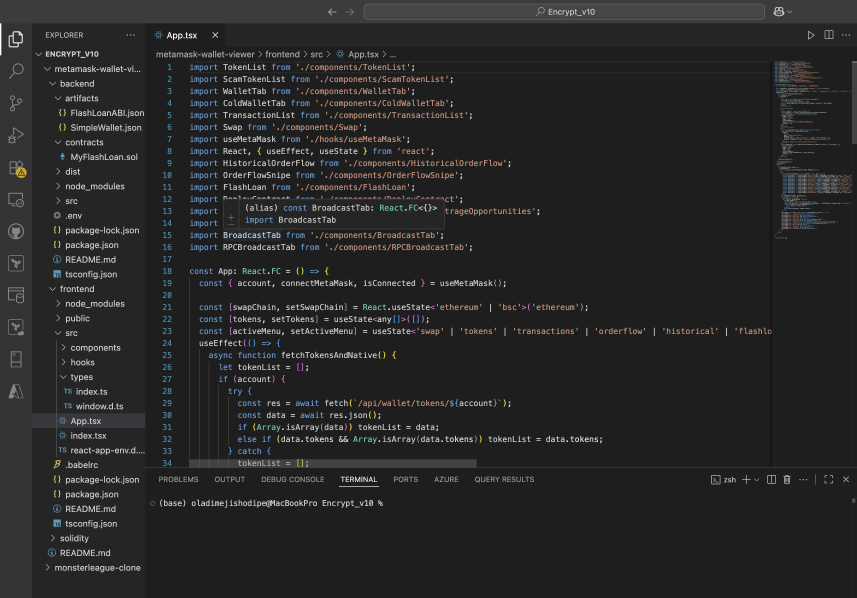
#> input picture Screenshot 2025-09-14 at 12.32.22 AM.png, 2570 x 1794 px (shown at 1/3 size); its folder holds 3 pictures in this run
$ python join_images_simple.py
#> lines starting #> are read from the running program, lines starting #| are printed output that depends on the picture
#!/usr/bin/env python3
"""
Simple script to join images horizontally
"""

from PIL import Image
import glob
import os

def join_images_horizontally():
    """Join multiple images horizontally"""

    # Find all the specific image files
    screenshot_files = sorted(glob.glob("Screenshot*.png"))
    oig_files = sorted(glob.glob("OIG*.jpeg"))

    all_files = screenshot_files + oig_files

    print(f"Found {len(all_files)} files:")
    for f in all_files:
        print(f"  - {f}")

    if not all_files:
        print("No image files found!")
        return False

    try:
        # Open all images
        images = []
        for path in all_files:
            img = Image.open(path)
#> img is the input picture: PIL image 2570x1794 RGBA; mean R, G, B, A 39.6, 39.6, 39.9, 255
            images.append(img)
            print(f"Loaded: {path} - Size: {img.size}")
#| Loaded: Screenshot 2025-09-14 at 12.32.22 AM.png - Size: (2570, 1794)

        # Get the height of the tallest image
        max_height = max(img.height for img in images)
#> max_height = 2074
        print(f"Max height: {max_height}")
#| Max height: 2074

        # Resize all images to have the same height while maintaining aspect ratio
        resized_images = []
        total_width = 0

        for img in images:
            # Calculate new width to maintain aspect ratio
            aspect_ratio = img.width / img.height
            new_width = int(max_height * aspect_ratio)

            # Resize image
            resized_img = img.resize((new_width, max_height), Image.Resampling.LANCZOS)
            resized_images.append(resized_img)
            total_width += new_width
            print(f"Resized to: {new_width}x{max_height}")
#> this loop made 3 passes
#> (aspect_ratio, new_width, total_width) on passes 1 to 3: (1.43, 2971, 2971), (1.49, 3092, 6063), (1.34, 2781, 8844)
#| Resized to: 2971x2074
#| Resized to: 3092x2074
#| Resized to: 2781x2074
#> pass 3, in join_images_horizontally, `resized_img = img.resize((new_width, max_height), Image.Resampling.LAN..`:
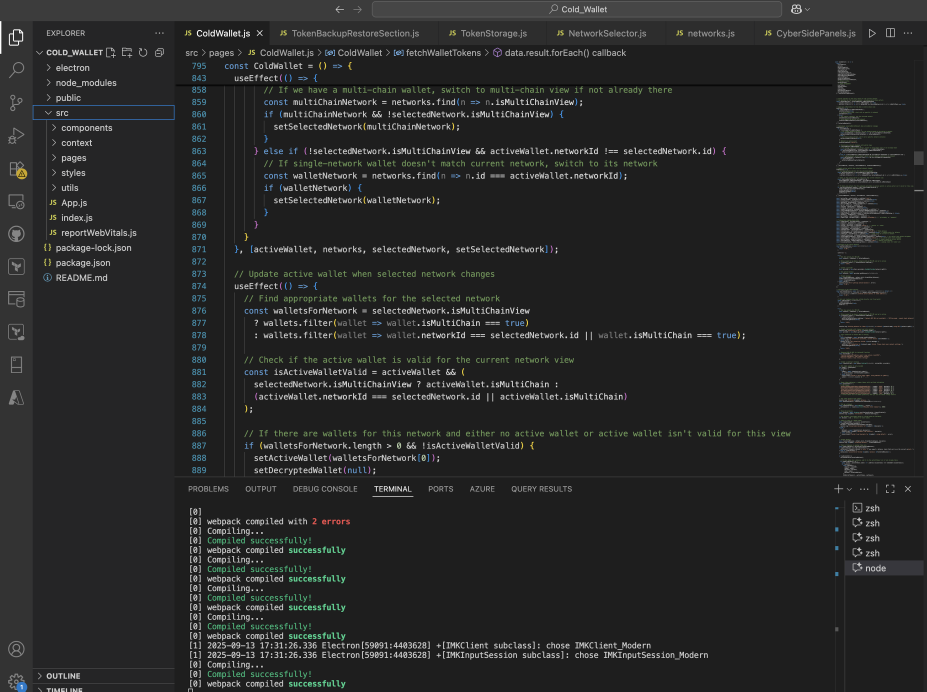
#> resized_img: PIL image 2781x2074 RGBA (shown at 1/3 size); mean R, G, B, A 39.5, 40.2, 39.9, 255
#> after the loop, resized_images = 3 items; total_width = 8844

        # Create new image with combined width
        print(f"Creating combined image: {total_width}x{max_height}")
#| Creating combined image: 8844x2074
        combined_image = Image.new('RGB', (total_width, max_height), 'white')
#> combined_image: PIL image 8844x2074 RGB; every value is 255

        # Paste images side by side
        x_offset = 0
        for img in resized_images:
            combined_image.paste(img, (x_offset, 0))
            x_offset += img.width
#> this loop made 3 passes
#> x_offset on passes 1 to 3: 2971, 6063, 8844
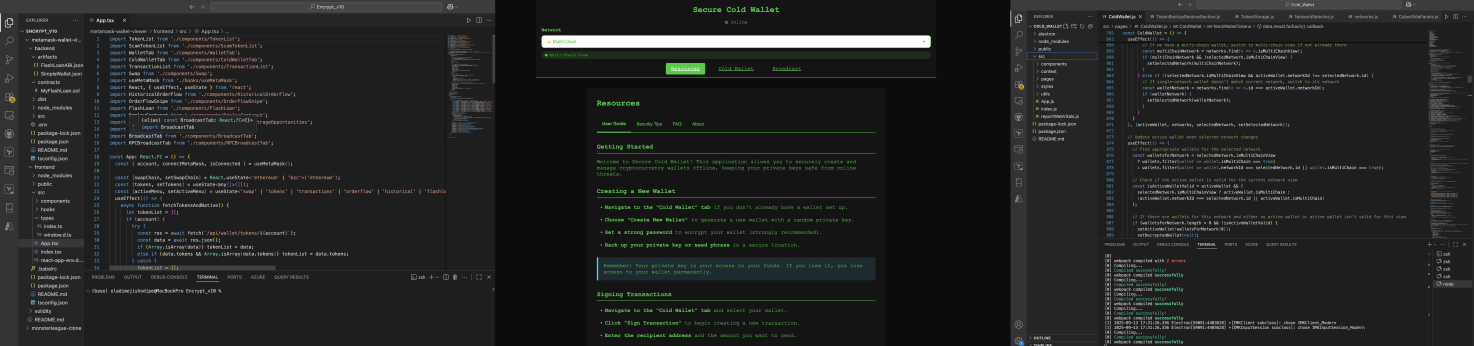
#> combined_image: PIL image 8844x2074 RGB (shown at 1/6 size); mean R, G, B 34.5, 35.9, 34.8
#> after the loop, x_offset = 8844

        # Save the combined image
        output_file = "combined_images_horizontal.png"
        combined_image.save(output_file, 'PNG', quality=95)
        print(f"Successfully created combined image: {output_file}")

        # Close all images
        for img in images + resized_images:
            img.close()
#> this loop made 6 passes
        combined_image.close()

        return True

    except Exception as e:
        print(f"Error processing images: {str(e)}")
        return False

if __name__ == "__main__":
    print("Starting image combination process...")
    print(f"Current directory: {os.getcwd()}")

    success = join_images_horizontally()

    if success:
        print(f"\n✅ Images successfully combined!")
    else:
        print(f"\n❌ Failed to combine images")
